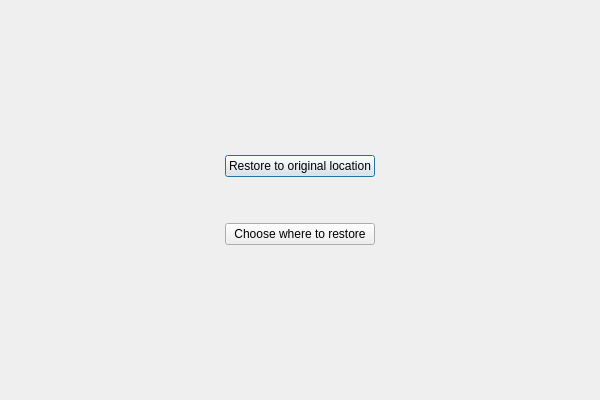
<?xml version="1.0" encoding="UTF-8"?>
<ui version="4.0">
 <class>RestoreDialog</class>
 <widget class="QDialog" name="RestoreDialog">
  <property name="geometry">
   <rect>
    <x>0</x>
    <y>0</y>
    <width>600</width>
    <height>400</height>
   </rect>
  </property>
  <property name="windowTitle">
   <string comment="@title: window">Restore Guide</string>
  </property>
  <layout class="QVBoxLayout" name="mTopLevelVLayout">
   <item>
    <widget class="QStackedWidget" name="mStackedWidget">
     <property name="currentIndex">
      <number>0</number>
     </property>
     <widget class="QWidget" name="mRestoreLocationPage">
      <layout class="QHBoxLayout" name="horizontalLayout_3">
       <item>
        <spacer name="horizontalSpacer">
         <property name="orientation">
          <enum>Qt::Horizontal</enum>
         </property>
         <property name="sizeHint" stdset="0">
          <size>
           <width>40</width>
           <height>20</height>
          </size>
         </property>
        </spacer>
       </item>
       <item>
        <layout class="QVBoxLayout" name="verticalLayout_4">
         <item>
          <spacer name="verticalSpacer_2">
           <property name="orientation">
            <enum>Qt::Vertical</enum>
           </property>
           <property name="sizeHint" stdset="0">
            <size>
             <width>20</width>
             <height>40</height>
            </size>
           </property>
          </spacer>
         </item>
         <item>
          <widget class="QPushButton" name="mRestoreOriginalButton">
           <property name="text">
            <string comment="@action:button">Restore to original location</string>
           </property>
          </widget>
         </item>
         <item>
          <spacer name="verticalSpacer_3">
           <property name="orientation">
            <enum>Qt::Vertical</enum>
           </property>
           <property name="sizeType">
            <enum>QSizePolicy::Fixed</enum>
           </property>
           <property name="sizeHint" stdset="0">
            <size>
             <width>20</width>
             <height>40</height>
            </size>
           </property>
          </spacer>
         </item>
         <item>
          <widget class="QPushButton" name="mRestoreCustomButton">
           <property name="text">
            <string comment="@action:button">Choose where to restore</string>
           </property>
          </widget>
         </item>
         <item>
          <spacer name="verticalSpacer">
           <property name="orientation">
            <enum>Qt::Vertical</enum>
           </property>
           <property name="sizeHint" stdset="0">
            <size>
             <width>20</width>
             <height>40</height>
            </size>
           </property>
          </spacer>
         </item>
        </layout>
       </item>
       <item>
        <spacer name="horizontalSpacer_2">
         <property name="orientation">
          <enum>Qt::Horizontal</enum>
         </property>
         <property name="sizeHint" stdset="0">
          <size>
           <width>40</width>
           <height>20</height>
          </size>
         </property>
        </spacer>
       </item>
      </layout>
     </widget>
     <widget class="QWidget" name="mDestinationPage">
      <layout class="QVBoxLayout" name="mDestinationVLayout">
       <item>
        <layout class="QHBoxLayout" name="mDestinationHLayout">
         <item>
          <spacer name="horizontalSpacer_5">
           <property name="orientation">
            <enum>Qt::Horizontal</enum>
           </property>
           <property name="sizeHint" stdset="0">
            <size>
             <width>40</width>
             <height>20</height>
            </size>
           </property>
          </spacer>
         </item>
         <item>
          <widget class="QPushButton" name="mDestBackButton">
           <property name="text">
            <string comment="@action:button">Back</string>
           </property>
           <property name="icon">
            <iconset theme="arrow-left">
             <normaloff/>
            </iconset>
           </property>
          </widget>
         </item>
         <item>
          <widget class="QPushButton" name="mDestNextButton">
           <property name="text">
            <string comment="@action:button">Next</string>
           </property>
           <property name="icon">
            <iconset theme="arrow-right">
             <normaloff/>
            </iconset>
           </property>
          </widget>
         </item>
        </layout>
       </item>
      </layout>
     </widget>
     <widget class="QWidget" name="mConfirmOverwritePage">
      <layout class="QVBoxLayout" name="verticalLayout_6">
       <item>
        <widget class="QLabel" name="mConflictTitleLabel">
         <property name="font">
          <font>
           <weight>75</weight>
           <bold>true</bold>
          </font>
         </property>
         <property name="text">
          <string/>
         </property>
        </widget>
       </item>
       <item>
        <widget class="QRadioButton" name="mNewNameRadioButton">
         <property name="text">
          <string comment="@option:radio ">Restore the folder under a new name</string>
         </property>
         <property name="checked">
          <bool>true</bool>
         </property>
        </widget>
       </item>
       <item>
        <layout class="QHBoxLayout" name="horizontalLayout_6">
         <item>
          <spacer name="horizontalSpacer_9">
           <property name="orientation">
            <enum>Qt::Horizontal</enum>
           </property>
           <property name="sizeType">
            <enum>QSizePolicy::Fixed</enum>
           </property>
           <property name="sizeHint" stdset="0">
            <size>
             <width>20</width>
             <height>20</height>
            </size>
           </property>
          </spacer>
         </item>
         <item>
          <widget class="QLineEdit" name="mNewFolderNameEdit"/>
         </item>
        </layout>
       </item>
       <item>
        <widget class="QRadioButton" name="mOverwriteRadioButton">
         <property name="text">
          <string comment="@option:radio">Merge folders</string>
         </property>
        </widget>
       </item>
       <item>
        <layout class="QHBoxLayout" name="horizontalLayout_5">
         <item>
          <spacer name="horizontalSpacer_8">
           <property name="orientation">
            <enum>Qt::Horizontal</enum>
           </property>
           <property name="sizeType">
            <enum>QSizePolicy::Fixed</enum>
           </property>
           <property name="sizeHint" stdset="0">
            <size>
             <width>20</width>
             <height>20</height>
            </size>
           </property>
          </spacer>
         </item>
         <item>
          <layout class="QVBoxLayout" name="mOverwriteListboxLayout">
           <item>
            <widget class="QLabel" name="mConfirmOverwriteLabel">
             <property name="enabled">
              <bool>false</bool>
             </property>
             <property name="text">
              <string comment="@info Question to user, in dialog">The following files would be overwritten, please confirm that you wish to continue.</string>
             </property>
             <property name="wordWrap">
              <bool>true</bool>
             </property>
            </widget>
           </item>
           <item>
            <widget class="QListWidget" name="mFileConflictList">
             <property name="enabled">
              <bool>false</bool>
             </property>
            </widget>
           </item>
          </layout>
         </item>
        </layout>
       </item>
       <item>
        <layout class="QHBoxLayout" name="horizontalLayout">
         <item>
          <spacer name="horizontalSpacer_3">
           <property name="orientation">
            <enum>Qt::Horizontal</enum>
           </property>
           <property name="sizeHint" stdset="0">
            <size>
             <width>40</width>
             <height>20</height>
            </size>
           </property>
          </spacer>
         </item>
         <item>
          <widget class="QPushButton" name="mOverwriteBackButton">
           <property name="text">
            <string comment="@action:button go to previous page in dialog">Back</string>
           </property>
           <property name="icon">
            <iconset theme="arrow-left">
             <normaloff/>
            </iconset>
           </property>
          </widget>
         </item>
         <item>
          <widget class="QPushButton" name="mConfirmButton">
           <property name="text">
            <string comment="@action:button User answers &quot;yes I confirm: overwrite files&quot;">Confirm</string>
           </property>
           <property name="icon">
            <iconset theme="dialog-ok-apply">
             <normaloff/>
            </iconset>
           </property>
          </widget>
         </item>
        </layout>
       </item>
      </layout>
     </widget>
     <widget class="QWidget" name="mRestorationProgressPage">
      <layout class="QVBoxLayout" name="mRestorationVLayout">
       <item>
        <widget class="QStackedWidget" name="mRestorationStackWidget">
         <property name="currentIndex">
          <number>0</number>
         </property>
         <widget class="QWidget" name="page">
          <layout class="QVBoxLayout" name="mRestoreProgressLayout">
           <item>
            <spacer name="verticalSpacer_4">
             <property name="orientation">
              <enum>Qt::Vertical</enum>
             </property>
             <property name="sizeHint" stdset="0">
              <size>
               <width>20</width>
               <height>40</height>
              </size>
             </property>
            </spacer>
           </item>
           <item>
            <spacer name="verticalSpacer_5">
             <property name="orientation">
              <enum>Qt::Vertical</enum>
             </property>
             <property name="sizeHint" stdset="0">
              <size>
               <width>20</width>
               <height>40</height>
              </size>
             </property>
            </spacer>
           </item>
          </layout>
         </widget>
         <widget class="QWidget" name="page_2">
          <layout class="QVBoxLayout" name="verticalLayout">
           <item>
            <widget class="QLabel" name="mErrorLabel">
             <property name="text">
              <string comment="@label above the detailed error messsage">An error occured while restoring:</string>
             </property>
            </widget>
           </item>
           <item>
            <widget class="QPlainTextEdit" name="mRestorationOutput">
             <property name="readOnly">
              <bool>true</bool>
             </property>
            </widget>
           </item>
          </layout>
         </widget>
         <widget class="QWidget" name="page_3">
          <layout class="QVBoxLayout" name="verticalLayout_5">
           <item>
            <spacer name="verticalSpacer_6">
             <property name="orientation">
              <enum>Qt::Vertical</enum>
             </property>
             <property name="sizeHint" stdset="0">
              <size>
               <width>20</width>
               <height>149</height>
              </size>
             </property>
            </spacer>
           </item>
           <item>
            <widget class="QLabel" name="label">
             <property name="text">
              <string comment="@label">Restoration completed sucessfully!</string>
             </property>
             <property name="alignment">
              <set>Qt::AlignCenter</set>
             </property>
            </widget>
           </item>
           <item>
            <spacer name="verticalSpacer_8">
             <property name="orientation">
              <enum>Qt::Vertical</enum>
             </property>
             <property name="sizeType">
              <enum>QSizePolicy::Fixed</enum>
             </property>
             <property name="sizeHint" stdset="0">
              <size>
               <width>20</width>
               <height>20</height>
              </size>
             </property>
            </spacer>
           </item>
           <item>
            <layout class="QHBoxLayout" name="horizontalLayout_4">
             <item>
              <spacer name="horizontalSpacer_7">
               <property name="orientation">
                <enum>Qt::Horizontal</enum>
               </property>
               <property name="sizeHint" stdset="0">
                <size>
                 <width>192</width>
                 <height>20</height>
                </size>
               </property>
              </spacer>
             </item>
             <item>
              <widget class="KPushButton" name="mOpenDestinationButton">
               <property name="text">
                <string>Open Destination</string>
               </property>
               <property name="icon">
                <iconset theme="folder">
                 <normaloff/>
                </iconset>
               </property>
              </widget>
             </item>
             <item>
              <spacer name="horizontalSpacer_6">
               <property name="orientation">
                <enum>Qt::Horizontal</enum>
               </property>
               <property name="sizeHint" stdset="0">
                <size>
                 <width>192</width>
                 <height>20</height>
                </size>
               </property>
              </spacer>
             </item>
            </layout>
           </item>
           <item>
            <spacer name="verticalSpacer_7">
             <property name="orientation">
              <enum>Qt::Vertical</enum>
             </property>
             <property name="sizeHint" stdset="0">
              <size>
               <width>20</width>
               <height>149</height>
              </size>
             </property>
            </spacer>
           </item>
          </layout>
         </widget>
        </widget>
       </item>
       <item>
        <layout class="QHBoxLayout" name="horizontalLayout_2">
         <item>
          <spacer name="horizontalSpacer_4">
           <property name="orientation">
            <enum>Qt::Horizontal</enum>
           </property>
           <property name="sizeHint" stdset="0">
            <size>
             <width>40</width>
             <height>20</height>
            </size>
           </property>
          </spacer>
         </item>
         <item>
          <widget class="QPushButton" name="mCloseButton">
           <property name="text">
            <string comment="@action:button">Close</string>
           </property>
           <property name="icon">
            <iconset theme="dialog-close">
             <normaloff/>
            </iconset>
           </property>
           <property name="default">
            <bool>true</bool>
           </property>
          </widget>
         </item>
        </layout>
       </item>
      </layout>
     </widget>
    </widget>
   </item>
  </layout>
 </widget>
 <customwidgets>
  <customwidget>
   <class>KPushButton</class>
   <extends>QPushButton</extends>
   <header>kpushbutton.h</header>
  </customwidget>
 </customwidgets>
 <tabstops>
  <tabstop>mRestoreOriginalButton</tabstop>
  <tabstop>mRestoreCustomButton</tabstop>
  <tabstop>mDestNextButton</tabstop>
  <tabstop>mOverwriteBackButton</tabstop>
  <tabstop>mDestBackButton</tabstop>
  <tabstop>mFileConflictList</tabstop>
  <tabstop>mConfirmButton</tabstop>
  <tabstop>mRestorationOutput</tabstop>
  <tabstop>mCloseButton</tabstop>
 </tabstops>
 <resources/>
 <connections>
  <connection>
   <sender>mCloseButton</sender>
   <signal>clicked()</signal>
   <receiver>RestoreDialog</receiver>
   <slot>accept()</slot>
   <hints>
    <hint type="sourcelabel">
     <x>590</x>
     <y>390</y>
    </hint>
    <hint type="destinationlabel">
     <x>236</x>
     <y>199</y>
    </hint>
   </hints>
  </connection>
  <connection>
   <sender>mOverwriteRadioButton</sender>
   <signal>toggled(bool)</signal>
   <receiver>mFileConflictList</receiver>
   <slot>setEnabled(bool)</slot>
   <hints>
    <hint type="sourcelabel">
     <x>299</x>
     <y>99</y>
    </hint>
    <hint type="destinationlabel">
     <x>312</x>
     <y>241</y>
    </hint>
   </hints>
  </connection>
  <connection>
   <sender>mOverwriteRadioButton</sender>
   <signal>toggled(bool)</signal>
   <receiver>mConfirmOverwriteLabel</receiver>
   <slot>setEnabled(bool)</slot>
   <hints>
    <hint type="sourcelabel">
     <x>299</x>
     <y>99</y>
    </hint>
    <hint type="destinationlabel">
     <x>312</x>
     <y>122</y>
    </hint>
   </hints>
  </connection>
  <connection>
   <sender>mNewNameRadioButton</sender>
   <signal>toggled(bool)</signal>
   <receiver>mNewFolderNameEdit</receiver>
   <slot>setEnabled(bool)</slot>
   <hints>
    <hint type="sourcelabel">
     <x>299</x>
     <y>45</y>
    </hint>
    <hint type="destinationlabel">
     <x>312</x>
     <y>72</y>
    </hint>
   </hints>
  </connection>
 </connections>
</ui>
